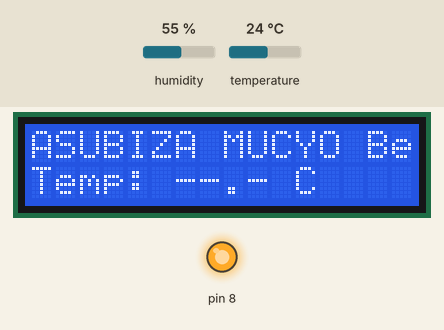
Recording of a sketch running on a simulated Arduino Uno, built with avr-gcc and run on an emulated ATmega328P. Parts: 16×2 character LCD, output pins drawn as LEDs (lit = HIGH). The test bench sets the inputs (shaded band); at power-on: temperature 24 °C, humidity 55 %. What the sketch prints to the serial monitor is not drawn.

Above: at 1.4 s.
1.5 s: temperature set to 29 °C
At 2.61 s:
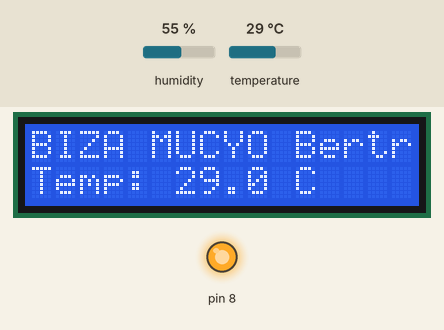
6.8 s: temperature set to 32 °C
At 10.61 s:
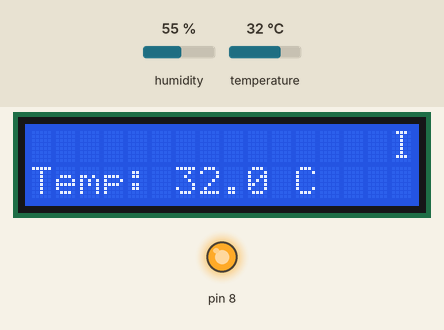
12.1 s: temperature set to 12 °C
At 14.61 s:
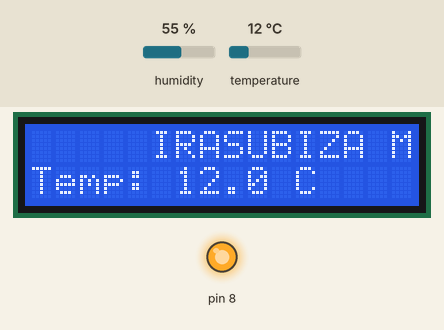
Timing chart, 0 to 16.1 s (numbered marks = the images above; inputs shaded):
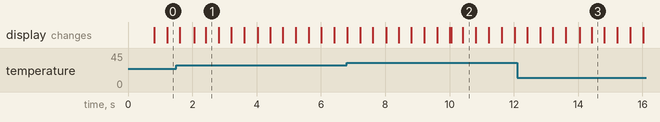

Measured:
- the behaviour switches between 30 and 31 °C on temperature (found by bisection; images 1 and 2)
- what the display in image 1 shows lasts 0.4 s, from 2.4 s to 2.8 s

The sketch:

temp_lcd_serial.ino
```cpp
#include <Wire.h>
#include <LiquidCrystal_I2C.h>
#include <DHT.h>

// ---- CONFIG: change these ----
LiquidCrystal_I2C lcd(0x27, 16, 2);   // I2C address, columns, rows
const String CANDIDATE_NAME = "IRASUBIZA MUCYO Bertrand"; // change to your name

#define DHT_PIN 2
#define DHT_TYPE DHT11
DHT dht(DHT_PIN, DHT_TYPE);

const float TEMP_HIGH_THRESHOLD = 30.0; // example threshold for "status"
// --------------------------------

unsigned long lastScrollTime = 0;
unsigned long lastTempReadTime = 0;
unsigned long lastSerialSendTime = 0;

int scrollIndex = 0;
const int SCROLL_DELAY = 400;          // ms between each scroll shift
const int TEMP_READ_INTERVAL = 2000;   // DHT11 needs at least ~2s between reads
const int SERIAL_SEND_INTERVAL = 2000; // send to PC every 2s

float currentTemp = 0.0;
bool lastReadValid = false;
String paddedName = "";  // name with spaces added for smooth scrolling

void setup() {
  Serial.begin(9600);
  pinMode(8, OUTPUT);
  digitalWrite(8, HIGH);

  dht.begin();

  lcd.init();
  lcd.backlight();

  // Prepare the name string for scrolling:
  if (CANDIDATE_NAME.length() > 16) {
    paddedName = CANDIDATE_NAME + "                "; // 16 trailing spaces
  } else {
    paddedName = CANDIDATE_NAME;
  }

  displayName();      // initial draw of row 1
  lcd.setCursor(0, 1);
  lcd.print("Temp: --.- C");
}

void loop() {
  unsigned long now = millis();

  // --- Scroll name on row 1 if needed ---
  if (CANDIDATE_NAME.length() > 16 && now - lastScrollTime >= SCROLL_DELAY) {
    lastScrollTime = now;
    scrollName();
  }

  // --- Read temperature periodically ---
  if (now - lastTempReadTime >= TEMP_READ_INTERVAL) {
    lastTempReadTime = now;
    currentTemp = readTemperature();
    displayTemperature(currentTemp);
  }

  // --- Send to PC over Serial periodically ---
  if (now - lastSerialSendTime >= SERIAL_SEND_INTERVAL) {
    lastSerialSendTime = now;
    sendToPC(currentTemp);
  }
}

// Reads temperature from DHT11
float readTemperature() {
  float tempC = dht.readTemperature();

  if (isnan(tempC)) {
    lastReadValid = false;
    return currentTemp; // keep last known good value instead of showing garbage
  }

  lastReadValid = true;
  return tempC;
}

// Displays the (static, short) name when no scrolling is needed
void displayName() {
  lcd.setCursor(0, 0);
  lcd.print(CANDIDATE_NAME.substring(0, 16));
}

// Shifts the visible 16-character window across paddedName, wrapping around
void scrollName() {
  int len = paddedName.length();
  String window = "";

  for (int i = 0; i < 16; i++) {
    int charIndex = (scrollIndex + i) % len;
    window += paddedName[charIndex];
  }

  lcd.setCursor(0, 0);
  lcd.print(window);

  scrollIndex = (scrollIndex + 1) % len;
}

// Updates row 2 with the current temperature
void displayTemperature(float tempC) {
  lcd.setCursor(0, 1);
  if (lastReadValid) {
    lcd.print("Temp: ");
    lcd.print(tempC, 1);
    lcd.print(" C   ");
  } else {
    lcd.print("Sensor error    ");
  }
}

// Sends "temperature,status" to PC over Serial
void sendToPC(float tempC) {
  if (!lastReadValid) {
    Serial.println("ERROR,SENSOR_FAIL");
    return;
  }
  String status = (tempC > TEMP_HIGH_THRESHOLD) ? "HIGH" : "NORMAL";
  Serial.print(tempC, 1);
  Serial.print(",");
  Serial.println(status);
}
```
